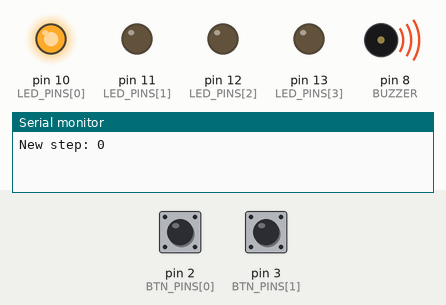
Bench run of a program on a simulated Arduino Uno, built with avr-gcc and run on an emulated ATmega328P. On the bench: output pins drawn as LEDs (lit = HIGH), buzzer (waves = sounding), the last lines printed to the serial monitor. The inputs (shaded band) are chosen by the test bench; at power-on: pin 2 (BTN_PINS[0]) HIGH, pin 3 (BTN_PINS[1]) HIGH. Random numbers use the default seed unless the program sets one.

Above: at 1.5 s.
1.6 s: pin 2 (BTN_PINS[0]) pulled LOW for 0.15 s
At 2.88 s:
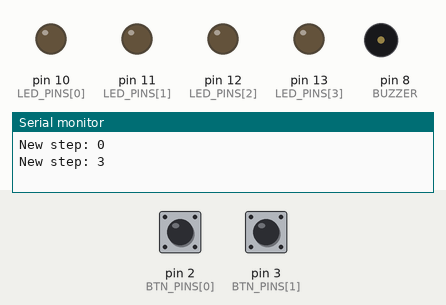
4.6 s: pin 2 (BTN_PINS[0]) pulled LOW for 1 s
At 5.8 s:
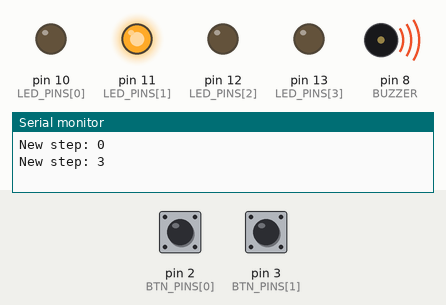
Timing chart, 0 to 7.6 s (numbered marks = the images above; inputs shaded):
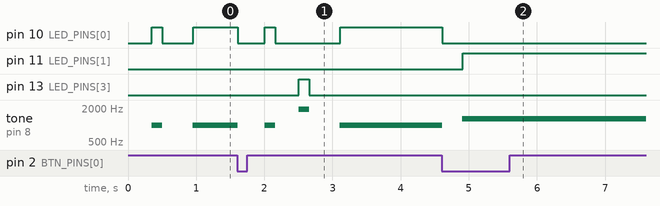

The program:

main.cpp
```cpp
#include <Arduino.h>

const int BTN_PINS[] = {2, 3, 4, 5};
const int LED_PINS[] = {10, 11, 12, 13};
const int NUM_PINS = 4;
const int BUZZER = 8;
const int MAX_SEQ_LEN = 9;
int sequenceArr[MAX_SEQ_LEN];
int seqLen = 0;

void turnOffAllLEDs();
void startNewGame();
void addRandomStep();
void showSequence();
bool isPlayerRight();
int waitForButtonPress();
void gameOverAnimation();
void winningAnimation();

void setup()
{
  Serial.begin(9600);
  for (int i = 0; i < NUM_PINS; i++)
  {
    pinMode(BTN_PINS[i], INPUT_PULLUP);
    pinMode(LED_PINS[i], OUTPUT);
    digitalWrite(LED_PINS[i], LOW);
  }
  pinMode(8, OUTPUT);

  randomSeed(analogRead(A0));
}

void loop()
{
  showSequence();
  turnOffAllLEDs();
  bool correct = isPlayerRight();
  turnOffAllLEDs();
  delay(200);
  if (correct)
  {
    if (seqLen < MAX_SEQ_LEN)
    {
      addRandomStep();
    }
    else
    {
      winningAnimation();
    }
  }
  else
  {
    gameOverAnimation();
    startNewGame();
  }
}

void turnOffAllLEDs()
{
  for (int i = 0; i < NUM_PINS; i++)
  {
    digitalWrite(LED_PINS[i], LOW);
  }
}

void startNewGame()
{
  seqLen = 0;
  turnOffAllLEDs();
  addRandomStep();
}

void addRandomStep()
{
  if (seqLen >= MAX_SEQ_LEN)
    return;
  int newStep = random(0, NUM_PINS);
  sequenceArr[seqLen] = newStep;
  seqLen++;
  Serial.print("New step: ");
  Serial.println(newStep);
}

void showSequence()
{
  turnOffAllLEDs();
  for (int i = 0; i < seqLen; i++)
  {
    delay(150);
    digitalWrite(LED_PINS[sequenceArr[i]], HIGH);
    switch (sequenceArr[i])
    {
    case 0:
      tone(BUZZER, 1000);
      break;
    case 1:
      tone(BUZZER, 1300);
      break;
    case 2:
      tone(BUZZER, 1600);
      break;
    case 3:
      tone(BUZZER, 1900);
      break;
    }
    delay(150);
    digitalWrite(LED_PINS[sequenceArr[i]], LOW);
    noTone(BUZZER);
    delay(200);
  }
  turnOffAllLEDs();
}

bool isPlayerRight()
{
  for (int i = 0; i < seqLen; i++)
  {
    if (waitForButtonPress() != sequenceArr[i])
    {
      return false;
    }
  }
  return true;
}

int waitForButtonPress()
{
  turnOffAllLEDs();

  unsigned long releaseStart = millis();
  while (millis() - releaseStart < 200)
  {
    bool allReleased = true;
    for (int i = 0; i < NUM_PINS; i++)
    {
      if (digitalRead(BTN_PINS[i]) == HIGH)
      {
        allReleased = false;
        break;
      }
    }
    if (allReleased)
      break;
    delay(10);
  }

  int pressedIndex = -1;
  while (pressedIndex == -1)
  {
    for (int i = 0; i < NUM_PINS; i++)
    {
      if (digitalRead(BTN_PINS[i]) == HIGH)
      {
        delay(50);
        if (digitalRead(BTN_PINS[i]) == HIGH)
        {
          pressedIndex = i;
          switch (pressedIndex)
          {
          case 0:
            tone(BUZZER, 1000);
            break;
          case 1:
            tone(BUZZER, 1300);
            break;
          case 2:
            tone(BUZZER, 1600);
            break;
          case 3:
            tone(BUZZER, 1900);
            break;
          }
          break;
        }
      }
    }
    delay(5);
  }

  while (digitalRead(BTN_PINS[pressedIndex]) == HIGH)
  {
    for (int i = 0; i < NUM_PINS; i++)
    {
      digitalWrite(LED_PINS[i], i == pressedIndex ? HIGH : LOW);
    }
    delay(10);
  }

  turnOffAllLEDs();
  noTone(BUZZER);
  delay(50);
  return pressedIndex;
}

void gameOverAnimation()
{
  for (int k = 0; k < 4; k++)
  {
    for (int i = 0; i < NUM_PINS; i++)
    {
      digitalWrite(LED_PINS[i], HIGH);
      tone(BUZZER, 2000);
    }
    delay(100);
    turnOffAllLEDs();
    noTone(BUZZER);
    delay(150);
  }
  turnOffAllLEDs();
  delay(300);
}

void winningAnimation()
{
  for (int k = 0; k < 3; k++)
  {
    for (int i = 0; i < NUM_PINS; i++)
    {
      digitalWrite(LED_PINS[i], HIGH);
      tone(BUZZER, (i + 3) * 350);
      delay(150);
      turnOffAllLEDs();
      noTone(BUZZER);
    }
  }
  delay(300);
  startNewGame();
}
```

Measured:
- after the input at 1.6 s, pin 10 (LED_PINS[0]): HIGH → LOW at once, → HIGH 0.40 s later, → LOW 0.15 s later, → HIGH 0.96 s later; pin 13 (LED_PINS[3]): LOW → HIGH after 0.91 s, → LOW 0.15 s later; tone on pin 8 (BUZZER): plays 1000 Hz for 0.15 s, 1900 Hz for 0.15 s, 1000 Hz for 1.5 s, starting at once
- after the input at 4.6 s, pin 10 (LED_PINS[0]): HIGH → LOW at once; pin 11 (LED_PINS[1]): LOW → HIGH after 0.31 s; tone on pin 8 (BUZZER): 1000 Hz → silent at once, → 1300 Hz 0.30 s later
